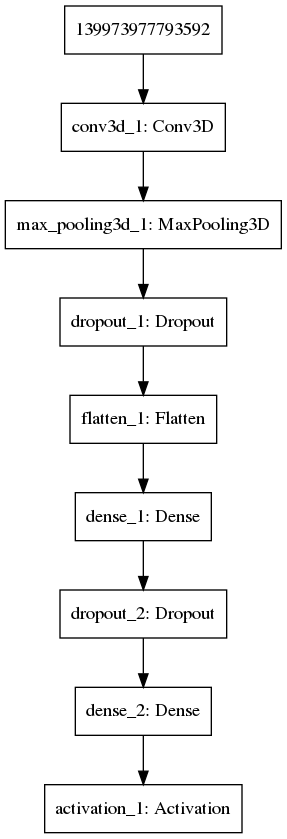

Reproduce this figure in Python.

#<<<<<<<<<<<<<<<<<<<<<<<<<<<<<<<<Art By Ankit<<<<<<<<<<<<<<<<<<<<<<<<<<<<<<<<#

#importing libraries
import os
import numpy as np
import cv2
import glob
from keras.utils import to_categorical
from keras.models import Sequential
from keras.layers.core import Dense, Dropout, Activation, Flatten
from keras.layers.convolutional import Convolution3D, MaxPooling3D
from keras.optimizers import SGD, RMSprop
from keras.utils import plot_model

#load the path of data's directory
path = "action_recognition_dataset/data"
print("loading the path of data's directory:-  " , path)

#define image col, rows and depth
img_rows = 16
img_cols = 16
img_depth = 15

#dataset loading and preparing for training
labels = []
target = []
for label in os.listdir(path):
    labels.append(label)
    for filename in glob.glob(os.path.join(path,label, '*.avi')):
        frames = []
        cap = cv2.VideoCapture(filename)
        for i in range(15):
            ret, frame = cap.read()
            frame = cv2.resize(frame,(img_rows,img_cols),interpolation=cv2.INTER_AREA)
            gray = cv2.cvtColor(frame, cv2.COLOR_BGR2GRAY)
            frames.append(gray)
            # cv2.imshow('frame',frame)
            if cv2.waitKey(1) & 0xFF == ord('q'):
                break

        cap.release()
        cv2.destroyAllWindows()
        input = np.array(frames)
        # print("video shape before ratation:- ", gray.shape)
        ipt = np.rollaxis(np.rollaxis(input,2,0),2,0)
        # print("video shape after ratation:- ",ipt.shape)
        target.append(ipt)


#printing some needfull things
print("length of clasese of dataset:- ", labels)
print("length of target dataset:- ", len(target))
print("size of target dataset:- ", np.array(target).shape)

#deining the model's parameters
batch_size = 32
nb_classes = 6
nb_epoch = 500
num_samples = len(target)

#resize the x_train data for model
x_train = []
for tar in target:
    x_train.append(tar.reshape(16, 16, 15, 1))

# Pre-processing of the training data
x_train = np.array(x_train)
x_train = x_train.astype('float32')
x_train -= np.mean(x_train)
x_train /=np.max(x_train)


# labels = ['boxing', 'handclapping', 'handwaving', 'jogging', 'running', 'walking']
#preparing Data for the clasese
label=np.ones((num_samples,),dtype = int)
label[0:100]= 0
label[100:199] = 1
label[199:299] = 2
label[299:399] = 3
label[399:499]= 4
label[499:] = 5

#categorical the label data
Y_train = to_categorical(label, nb_classes)


#Model architature
model = Sequential()
model.add(Convolution3D(32, (5, 5, 5), input_shape=(img_rows, img_cols, img_depth, 1), activation='relu'))
model.add(MaxPooling3D((3, 3, 3)))
model.add(Dropout(0.4))
model.add(Flatten())
model.add(Dense(128, kernel_initializer="normal", activation='relu'))
model.add(Dropout(0.3))
model.add(Dense(nb_classes,init='normal', activation='softmax'))
model.compile(loss='categorical_crossentropy', optimizer='RMSprop', metrics=["accuracy"])

#showing model summary and saving model in .png file
model.summary()
plot_model(model, to_file='model.png')

#traning the model
mk1 = model.fit(x_train, Y_train, batch_size=batch_size, epochs = nb_epoch)

#saving trained model
model.save("mk1.h5")
print("trained model saved")
